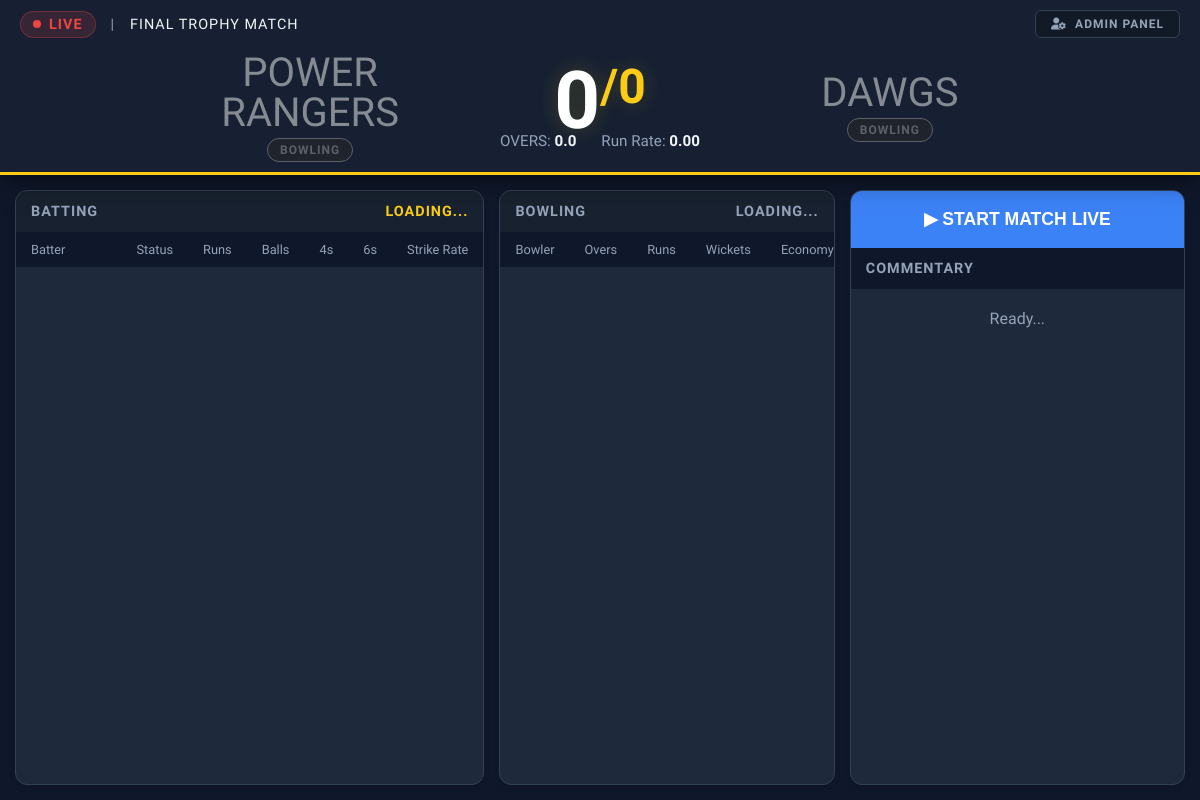
Page /scoreboard.php on the committed database.
### tables this page shows
CREATE TABLE IF NOT EXISTS `match_live` (
  `match_id` int NOT NULL,
  `team_a_id` int DEFAULT NULL,
  `team_b_id` int DEFAULT NULL,
  `total_runs` int DEFAULT '0',
  `wickets` int DEFAULT '0',
  `overs` decimal(4,1) DEFAULT '0.0',
  `striker_id` int DEFAULT NULL,
  `non_striker_id` int DEFAULT NULL,
  `status` varchar(20) DEFAULT 'SCHEDULED',
  `result` varchar(255) DEFAULT NULL,
  `match_name` varchar(100) DEFAULT 'Friendly Match',
  `batting_team_id` int DEFAULT NULL,
  `bowling_team_id` int DEFAULT NULL,
  `current_bowler_id` int DEFAULT NULL,
  `extras` int DEFAULT '0',
  `total_legal_balls` int DEFAULT '0',
  `last_bowler_id` int DEFAULT NULL,
  `innings_no` int DEFAULT '1',
  `target` int DEFAULT '0',
  `inn1_runs` int DEFAULT '0',
  `inn1_wickets` int DEFAULT '0',
  `inn1_overs` decimal(4,1) DEFAULT '0.0',
  `is_saved` int DEFAULT '0',
  `is_dls` int DEFAULT '0',
  PRIMARY KEY (`match_id`)
);

CREATE TABLE IF NOT EXISTS `teams` (
  `team_id` int NOT NULL AUTO_INCREMENT,
  `team_name` varchar(50) NOT NULL,
  `short_code` varchar(5) DEFAULT NULL,
  PRIMARY KEY (`team_id`)
);

### scoreboard.php (the view, shortened to what this page needs)
<?php
include 'api/db_connect.php';
$match_query = $conn->query("SELECT * FROM match_live WHERE match_id=1");
if ($match_query && $match_query->num_rows > 0) {
    $match = $match_query->fetch_assoc();
    $t1 = $conn->query("SELECT team_id, team_name FROM teams WHERE team_id={$match['team_a_id']}")->fetch_assoc();
    $t2 = $conn->query("SELECT team_id, team_name FROM teams WHERE team_id={$match['team_b_id']}")->fetch_assoc();
}
?>
<!DOCTYPE html>
<html lang="en">
<head>
    <link rel="stylesheet" href="https://cdnjs.cloudflare.com/ajax/libs/font-awesome/6.4.0/css/all.min.css">
</head>
<body>
<header class="broadcast-header">
    <div class="top-info-bar">
        <div class="match-info-container">
            <div class="live-badge"><span class="pulse-dot"></span> LIVE</div>
            <span style="color:var(--text-dim)">|</span>
            <span class="match-title-text"><?php echo $match['match_name']; ?></span>
        </div>
        <a href="admin.php" class="admin-btn-header">
            <i class="fa-solid fa-user-gear"></i> ADMIN PANEL
        </a>
    </div>
    <div class="scoreboard-flex">
        <div id="wrapA" class="team-wrapper">
            <div class="team-name-display"><?php echo $t1['team_name']; ?></div>
            <span id="badgeA" class="team-badge badge-bowling">BOWLING</span>
        </div>
        <div class="main-score-box">
            <div class="big-score-text">
                <span id="score">0</span><span class="wickets-text">/<span id="wickets">0</span></span>
            </div>
            <div class="match-stats-bar">
                <span>OVERS: <span id="overs" class="stat-hilite">0.0</span></span>
                <span>Run Rate: <span id="crr" class="stat-hilite">0.00</span></span>
            </div>
        </div>
        <div id="wrapB" class="team-wrapper">
            <div class="team-name-display"><?php echo $t2['team_name']; ?></div>
            <span id="badgeB" class="team-badge badge-bowling">BOWLING</span>
        </div>
    </div>
</header>
<main class="dashboard-grid">
    <div class="glass-panel">
        <div class="panel-head"><span>Batting</span><span id="battingTeamTitle" style="color:var(--accent-gold)">Loading...</span></div>
        <div class="table-container">
            <table><thead><tr><th width="40%">Batter</th><th>Status</th><th>Runs</th><th>Balls</th><th>4s</th><th>6s</th><th>Strike Rate</th></tr></thead><tbody id="battingBody"></tbody></table>
        </div>
    </div>
    <div class="glass-panel">
        <div class="panel-head"><span>Bowling</span><span id="bowlingTeamTitle" style="color:var(--text-dim)">Loading...</span></div>
        <div class="table-container">
            <table><thead><tr><th width="40%">Bowler</th><th>Overs</th><th>Runs</th><th>Wickets</th><th>Economy Rate</th></tr></thead><tbody id="bowlingBody"></tbody></table>
        </div>
    </div>
    <div class="glass-panel">
        <button id="mainBtn" class="btn-live-action" onclick="handleStateAction()">▶ START MATCH LIVE</button>
        <div class="panel-head" style="background:var(--bg-dark)">Commentary</div>
        <div id="commFeed" class="comm-feed"><div style="padding:20px; text-align:center; color:var(--text-dim);">Ready...</div></div>
    </div>
</main>
</body>
</html>

### scoreboard.php (style rules this page uses)
:root { --bg-dark: #0f172a; --bg-card: #1e293b; --bg-header: #162032; --text-light: #f1f5f9; --text-dim: #94a3b8; --accent-gold: #facc15; --accent-red: #ef4444; --accent-green: #22c55e; --accent-blue: #3b82f6; --border: #334155; }
* { box-sizing: border-box; }
body { margin: 0; height: 100vh; overflow: hidden; background: var(--bg-dark); color: var(--text-light); font-family: 'Heebo', sans-serif; display: flex; flex-direction: column; }
.broadcast-header { background: var(--bg-header); border-bottom: 3px solid var(--accent-gold); padding: 10px 20px; display: flex; flex-direction: column; gap: 10px; flex-shrink: 0; box-shadow: 0 10px 25px -5px rgba(0,0,0,0.5); z-index: 10; }
.top-info-bar { display: flex; justify-content: space-between; align-items: center; padding-bottom: 5px; }
.match-info-container { display: flex; align-items: center; gap: 15px; font-size: 0.9rem; text-transform: uppercase; letter-spacing: 1px; }
.live-badge { background: rgba(239, 68, 68, 0.15); color: var(--accent-red); padding: 4px 12px; border-radius: 20px; font-weight: 800; display: flex; align-items: center; gap: 8px; border: 1px solid rgba(239, 68, 68, 0.3); }
.pulse-dot { width: 8px; height: 8px; background: var(--accent-red); border-radius: 50%; box-shadow: 0 0 0 0 rgba(239, 68, 68, 0.7); animation: pulse-red 2s infinite; }
.match-title-text { font-weight: 500; color: var(--text-light); }
.admin-btn-header { color: var(--text-dim); text-decoration: none; font-size: 0.75rem; font-weight: 700; letter-spacing: 1px; border: 1px solid var(--border); padding: 6px 15px; border-radius: 6px; transition: 0.3s; display: flex; align-items: center; gap: 8px; background: rgba(0,0,0,0.2); }
.scoreboard-flex { display: flex; align-items: center; justify-content: center; gap: 40px; }
.team-wrapper { text-align: center; width: 300px; transition: 0.3s; opacity: 0.5; filter: grayscale(1); }
.team-name-display { font-family: 'Teko', sans-serif; font-size: 2.5rem; line-height: 1; text-transform: uppercase; margin-bottom: 5px; }
.team-badge { display: inline-block; padding: 4px 12px; border-radius: 20px; font-size: 0.75rem; font-weight: bold; text-transform: uppercase; letter-spacing: 1px; }
.badge-bowling { background: var(--bg-card); color: var(--text-dim); border: 1px solid var(--text-dim); }
.main-score-box { text-align: center; }
.big-score-text { font-family: 'Teko', sans-serif; font-size: 5rem; font-weight: 700; line-height: 0.9; color: #fff; text-shadow: 0 0 20px rgba(250, 204, 21, 0.2); }
.wickets-text { font-size: 3rem; color: var(--accent-gold); vertical-align: top; }
.match-stats-bar { display: flex; justify-content: center; gap: 25px; margin-top: -5px; font-size: 0.95rem; color: var(--text-dim); }
.stat-hilite { color: var(--text-light); font-weight: bold; }
.dashboard-grid { display: grid; grid-template-columns: 1.4fr 1fr 1fr; gap: 15px; padding: 15px; flex-grow: 1; overflow: hidden; }
.glass-panel { background: var(--bg-card); border: 1px solid #334155; border-radius: 12px; display: flex; flex-direction: column; overflow: hidden; box-shadow: 0 4px 6px -1px rgba(0, 0, 0, 0.1); }
.panel-head { background: rgba(0,0,0,0.2); padding: 12px 15px; font-size: 0.9rem; font-weight: 700; text-transform: uppercase; letter-spacing: 1px; color: var(--text-dim); display: flex; justify-content: space-between; }
.table-container { flex-grow: 1; overflow-y: auto; }
table { width: 100%; border-collapse: collapse; font-size: 0.9rem; white-space: nowrap; }
th { position: sticky; top: 0; background: var(--bg-dark); color: var(--text-dim); text-align: left; padding: 10px 15px; font-weight: 500; font-size: 0.8rem; }
.comm-feed { flex-grow: 1; overflow-y: auto; padding: 0; }
.btn-live-action { width: 100%; padding: 18px; border: none; background: var(--accent-blue); color: white; font-weight: 700; font-size: 1.1rem; text-transform: uppercase; cursor: pointer; transition: 0.3s; }

### rows in the picture
match_live: match_name "FINAL TROPHY MATCH"
teams: team_name "POWER RANGERS"
teams: team_name "DAWGS"
